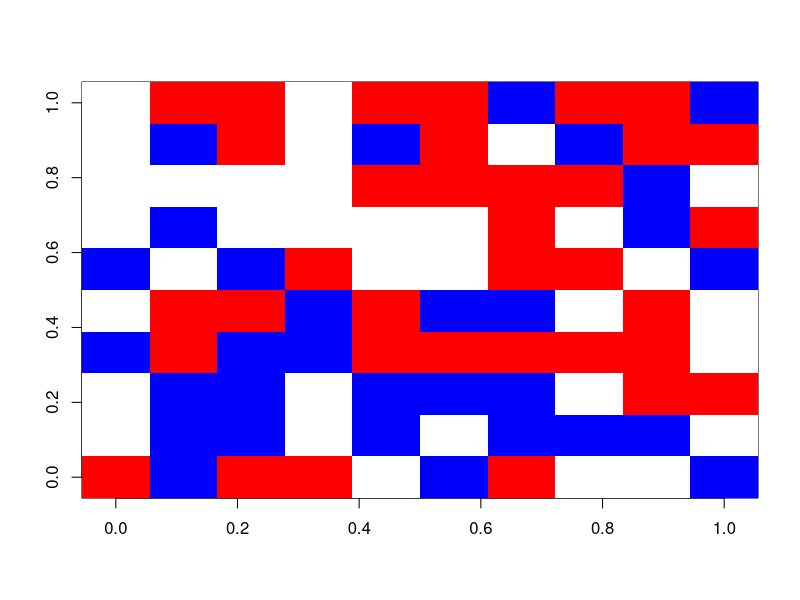

Reproduce this figure in R.
#################################################################################
#### Functions for BML Simulation Study


#### Initialization function.
## Input : size of grid [r and c] and density [p]
## Output : A matrix [m] with entries 0 (no cars) 1 (red cars) or 2 (blue cars)
## that stores the state of the system (i.e. location of red and blue cars)



bml.init = function(r, c, p){
  m=matrix(sample(c(0,1,2),size=r*c,replace=TRUE,prob=c(1-p,p/2,p/2)),nrow=r,ncol=c)   
             return(m)
 
}

my_palette <- colorRampPalette(c("white", "red", "blue"))(n = 3)
x=bml.init(10,10,.6) #naming a certain trial x stores it so image below will correspond particularly to that matrix
#you can change values for r,c,p, above later or whenever
#without x, you can run bml.init for same parameters and you will get dif matrix every time
image(x,col=my_palette)


#### Function to move the system one step (east and north)
## Input : a matrix [m] of the same type as the output from bml.init()
## Output : TWO variables, the updated [m] and a logical variable
## [grid.new] which should be TRUE if the system changed, FALSE otherwise.

## NOTE : the function should move the red cars once and the blue cars once,
## you can write extra functions that do just a step north or just a step east.

move.red=function(m){
  numr=nrow(m)
  numc=ncol(m)
  for(i in 1:(numr-1)){
    for(j in 1:numc){
      if(m[i,j]==0 && m[i+1,j]==1){
        m[i,j]=1
        m[i+1,j]=0
      }
    }
  }
  for(i in 1:numr){
    for(j in 1:numc){
      if(m[1,j]==1 && m[numr,j]==0){
        m[1,j]=0
        m[numr,j]=1
      }
    }
  }
  
  return(m)
}

move.blue=function(m){
  numr=nrow(m)
  numc=ncol(m)
  for(j in 2:numc){
    for(i in 1:numr){
      if(m[i,j]==0 && m[i,j-1]==2){
        m[i,j]=2
        m[i,j-1]=0
      }
    }
  }
  for(i in 1:numr){
    for(j in 1:numc){
      if(m[i,numc]==2 && m[i,1]==0){
        m[i,numc]=0
        m[i,1]=2
      }
    }
  }
  
  return(m)
}

two.step=function(m){
  y=move.blue(move.red(m))
return(y)}





bml.step=function(m){
  counter = 0
  while(all(two.step(m)-m==0)==FALSE){
    m = two.step(m)
    counter = counter + 1
    #if(all(two.step(m)-m==0)==TRUE){
      #break
    }
  
  return(list(m,counter))
}
#counter tells you how many moves until gridlock











#### Function to do a simulation for a given set of input parameters
## Input : size of grid [r and c] and density [p]
## Output : *up to you* (e.g. number of steps taken, did you hit gridlock, ...)

bml.sim <- function(r, c, p){
  t=bml.step(bml.init(r,c,p))
  return(t)}



